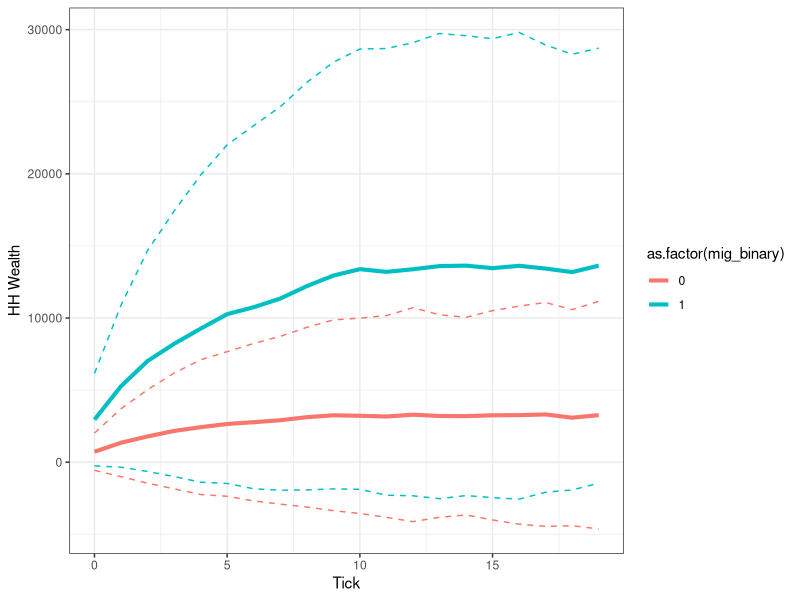

Here is the R script that generated this plot:
library(tidyverse)


hh_track = read_csv("track_hh.csv") %>%
  select(-1)

mc_runs = as.data.frame(rep(1:50, each = 2000, times = 1))
names(mc_runs) = "mc_run"

hh_track = hh_track %>% cbind(mc_runs) 
 
hh_mig <- hh_track %>% 
  filter(tick == 19) %>%
 mutate(mig_binary = ifelse(migrations > 0, 1, 0)) %>%
  select(hh_id, mig_binary, mc_run, num_shocked)

hh_track <- hh_track %>% select(-num_shocked) %>%
  inner_join(hh_mig, by = c("hh_id", "mc_run"))

hh_means <- hh_track %>% group_by(mig_binary, tick) %>%
  summarise(mean_mig = mean(migrations), sd_mig = sd(migrations),
            mean_wealth = mean(wealth), sd_wealth = sd(wealth))

hh_means %>% 
  ggplot()+
  geom_line(aes(x = tick, y = mean_wealth, group = mig_binary,    
                color = as.factor(mig_binary)), size = 1.4)+
  geom_line(aes(x = tick, y = mean_wealth + sd_wealth, group = mig_binary,    
                color = as.factor(mig_binary)), linetype = "dashed")+
  geom_line(aes(x = tick, y = mean_wealth - sd_wealth, group = mig_binary,    
                color = as.factor(mig_binary)), linetype = "dashed")+
  theme_bw()+
  labs(x = "Tick", y = "HH Wealth")


hh_shocks <- hh_track %>% group_by(mig_binary, mc_run) %>%
  summarise(mean_shocks = mean(num_shocked), sd_shocks = sd(num_shocked))
  


